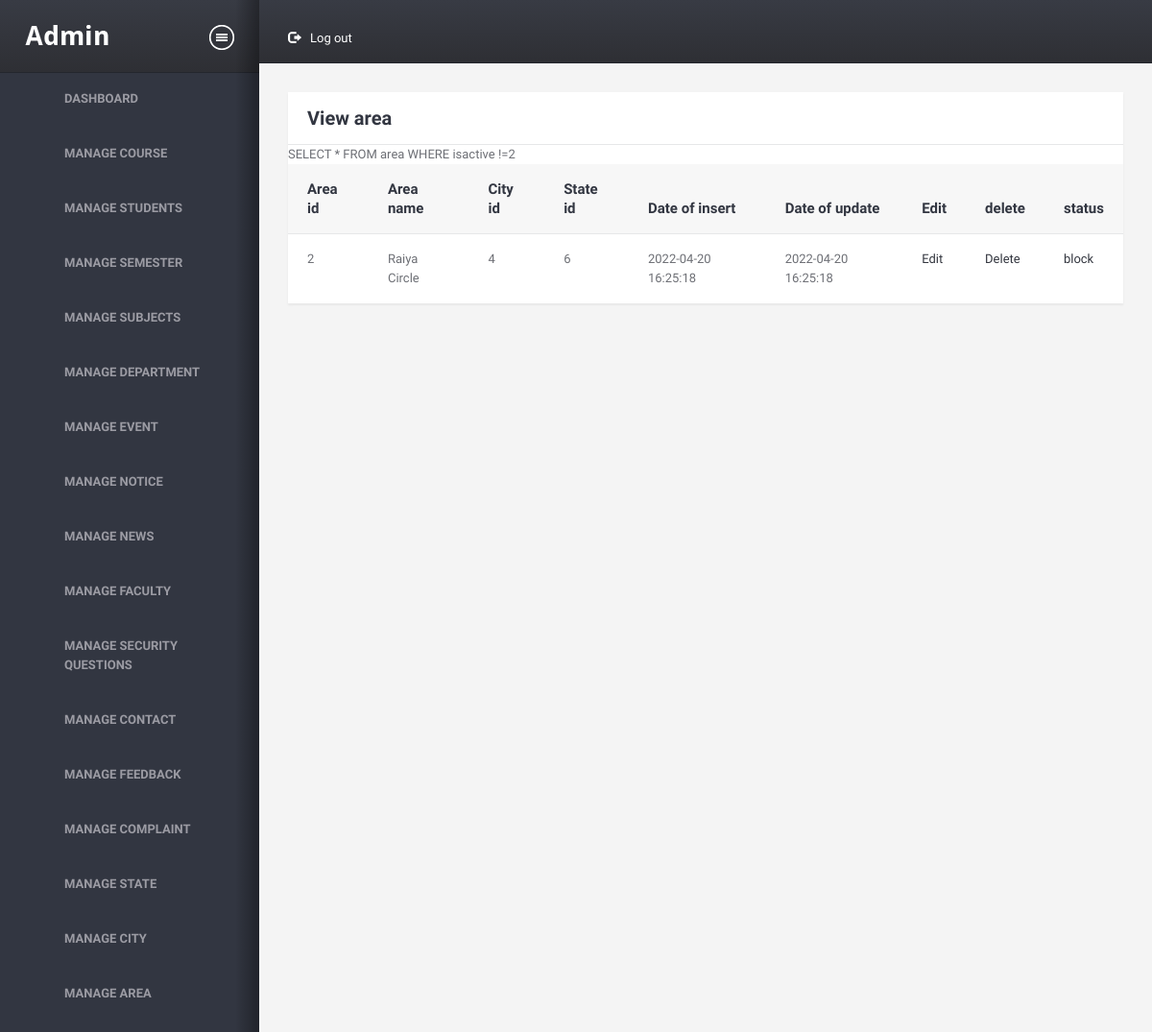
Page /admin/viewarea.php (signed in) on the committed database.
### tables this page shows
CREATE TABLE `area` (
  `area_id` int(11) NOT NULL,
  `area_name` varchar(30) NOT NULL,
  `city_id` int(11) NOT NULL,
  `state_id` int(11) NOT NULL,
  `doi` datetime NOT NULL,
  `dou` datetime NOT NULL,
  `isactive` int(1) NOT NULL
);

### admin/viewarea.php (the view, shortened to what this page needs)
<!DOCTYPE HTML>
<html>
<head>
<link href="assets/css/A.style.css%2bbootstrap.css%2cMcc.0ONHoLZfWm.css.pagespeed.cf.2IS1LTyY4Z.css" rel="stylesheet" media="screen"/>
</head>
<body>
<div class="wrapper">
    <div class="structure-row">
        <?php require 'sidebar.php';?>
        <div class="right-sec">
            <header>
                <nav class="topnav">
                    <ul id="nav1">
                        <li class="settings">
                            <a href="logout.php"><i class="glyphicon glyphicon-log-out"></i>Log out</a>
                        </li>
                    </ul>
                </nav>
                <div class="clearfix"></div>
            </header>
            <div class="content-section">
                <div class="container-liquid">
                    <div class="row">
                        <div class="col-xs-12">
                            <div class="sec-box">
                                <a class="closethis">Close</a>
                                <header>
                                    <h2 class="heading">View area</h2>
                                </header>
                                <div class="contents">
                                    <a class="togglethis">Toggle</a>
                                    <section>
                                        <table class="table">
                                            <thead>
                                                <tr>
                                                    <th>Area id</th>
                                                    <th>Area name</th>
                                                    <th>City id</th>
                                                    <th>State id</th>
                                                    <th>Date of insert</th>
                                                    <th>Date of update</th>
                                                    <th>Edit</th>
                                                    <th>delete</th>
                                                    <th>status</th>
                                                </tr>
                                            </thead>
             <?php
                require '../common/dbconnect.php';
                $qry = "SELECT * FROM area WHERE isactive !=2";
                $rs = mysqli_query($conn,$qry);
                if (mysqli_num_rows($rs)>0)
                {
                    while ($row = mysqli_fetch_assoc($rs))
                    {
                        ?>
                        <tr>
                        <td><?php echo $row['area_id']; ?></td>
                        <td><?php echo $row['area_name']; ?></td>
                        <td><?php echo $row['city_id']; ?></td>
                        <td><?php echo $row['state_id']; ?></td>
                        <td><?php echo $row['doi']; ?></td>
                        <td><?php echo $row['dou']; ?></td>
                        <td><a href="area_edit.php?id=<?php echo$row['area_id']; ?>">Edit</a></td>
                        <td><a href="area_delete.php?id=<?php echo$row['area_id']; ?>">Delete</a>
                            <?php
                              if ($row['isactive']==1) {
                             ?>
                        <td><a href="area_status.php?id=<?php echo$row['area_id']; ?>">block</a></td>
                             <?php
                                }
                                else{
                              ?>
                       <td><a href="area_status.php?id=<?php echo$row['area_id']; ?>">Active</a></td>
                              <?php
                                  }
                               ?>
                        </td>
                        </tr>
                        <?php
                    }
                }
                else
                {
                    echo "0 Row found";
                }
                         ?>
                                        </table>
                                    </section>
                                </div>
                            </div>
                        </div>
                    </div>
                </div>
            </div>
        </div>
    </div>
</div>
</body>
</html>

### rows in the picture
area: area_id "2", area_name "Raiya Circle", city "4", state "6", doi "2022-04-20 16:25:18", dou "2022-04-20 16:25:18"
